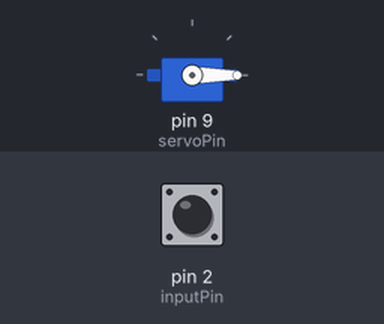
A sketch run on a simulated Arduino Uno, built with avr-gcc and run on an emulated ATmega328P. On the bench: servo. Inputs (shaded band) come from the test bench; at power-on: pin 2 (inputPin) LOW.

Above: at 1.2 s.
1.3 s: pin 2 (inputPin) pulsed HIGH 2 times (0.12 s each, 0.3 s apart)
At 3.0 s:
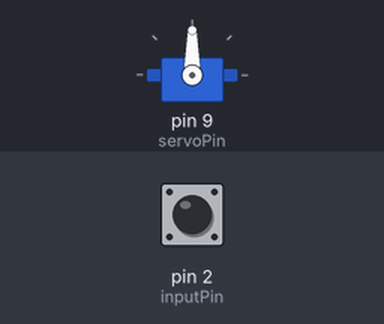
Timing chart, 0 to 4.5 s (numbered marks = the images above; inputs shaded):
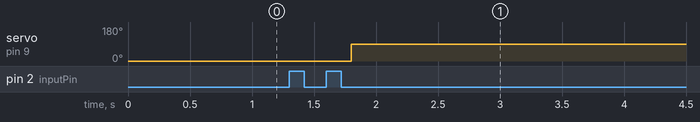

Measured:
- after the input at 1.3 s, servo on pin 9 (servoPin): 0° → 90° after 0.50 s

The sketch:

prosthetic_control.ino
```cpp
#include <Arduino.h>
#include <Servo.h>

// input signal(0/5V) > Arduino 2
// input GND > Arduino GND
// SERVO signal > Arduino 9
// Servo red cable > 5V (battery maybe)
// Servo black/brown cable > GND

Servo myServo;

const int servoPin = 9;
const int inputPin = 2;

const unsigned long activityWindow = 500;  // ms - how long a burst must persist before counting as "signal detected"
const unsigned long quietTimeout = 400;      // ms - how long with NO toggling before we consider it "rest"

int lastReading = LOW;
unsigned long lastToggleTime = 0;       // last time the input actually changed state
unsigned long burstStartTime = 0;       // when this burst of activity started
bool burstActive = false;               // are we currently inside a burst?
bool burstAlreadyHandled = false;       // prevents re-triggering multiple times within one burst

bool servoIsFlexed = false;

void setup()
{
  pinMode(inputPin, INPUT);

  myServo.attach(servoPin);
  myServo.write(0);
}

void loop()
{
  int reading = digitalRead(inputPin);
  unsigned long now = millis();

  // detect toggling (any change counts as "activity", not just rising edges)
  if (reading != lastReading)
  {
    lastToggleTime = now;

    if (!burstActive)
    {
      burstActive = true;
      burstStartTime = now;
      burstAlreadyHandled = false;
    }
  }

  // if we've gone quietTimeout ms with no toggling, the burst has ended
  if (burstActive && (now - lastToggleTime > quietTimeout))
  {
    burstActive = false;
    burstAlreadyHandled = false;
  }

  // if we're in an active burst that's lasted long enough, and haven't handled it yet, trigger the toggle
  if (burstActive && !burstAlreadyHandled && (now - burstStartTime >= activityWindow))
  {
    servoIsFlexed = !servoIsFlexed;

    if (servoIsFlexed)
    {
      myServo.write(90);
    }
    else
    {
      myServo.write(0);
    }

    burstAlreadyHandled = true; // don't re-trigger again until this burst ends and a new one starts
  }

  lastReading = reading;
}
```
